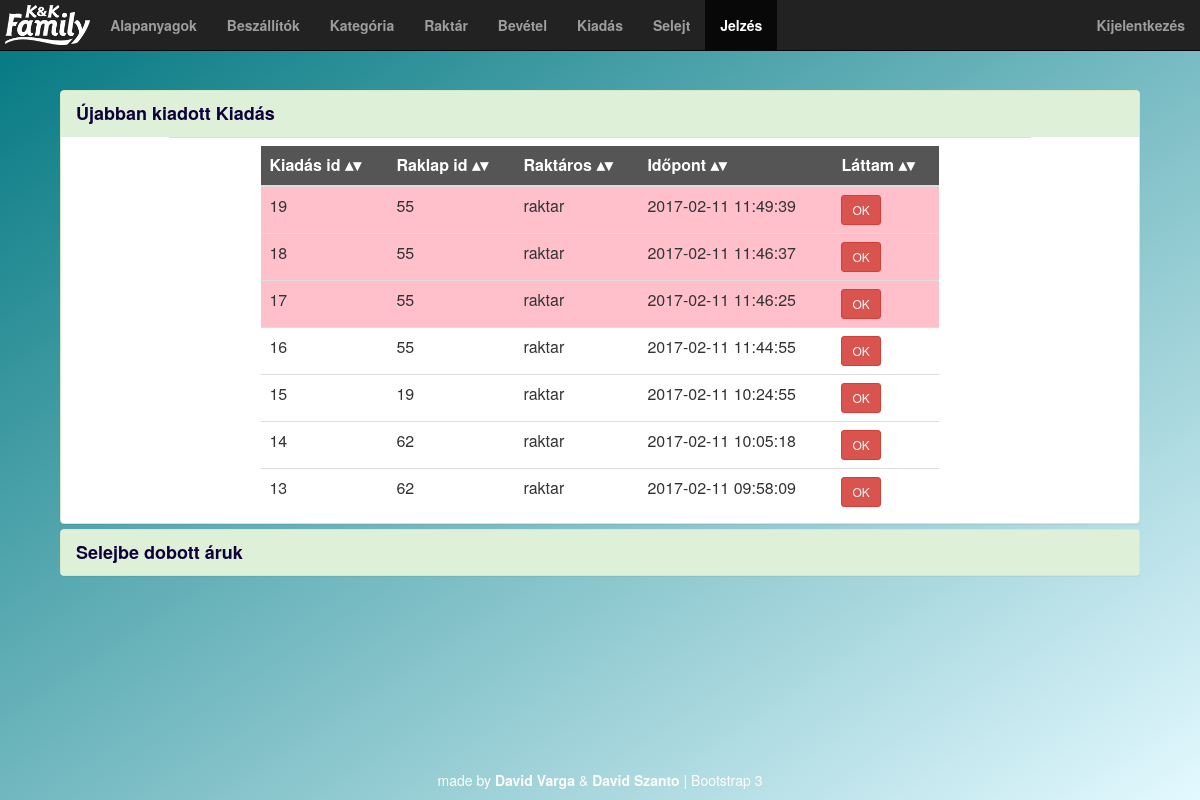
Page /admin/alert.php on the committed database.
### tables this page shows
CREATE TABLE `alert` (
  `id` int(11) NOT NULL,
  `type` varchar(20) NOT NULL,
  `param` varchar(100) NOT NULL,
  `param2` varchar(100) NOT NULL,
  `time` timestamp NOT NULL DEFAULT CURRENT_TIMESTAMP,
  `user_id` int(11) NOT NULL,
  `seen` tinyint(1) NOT NULL DEFAULT '0',
  `deleted` tinyint(1) NOT NULL DEFAULT '0'
);

CREATE TABLE `user` (
  `id` int(11) NOT NULL,
  `name` varchar(50) NOT NULL,
  `password` varchar(50) NOT NULL,
  `type` int(11) NOT NULL,
  `deleted` tinyint(1) NOT NULL DEFAULT '0'
);

### helper/contentgenerator.php (the view, shortened to what this page needs)
<?php
function alertOutput(){
	$mysqli = connect();
	$results = $mysqli->query("SELECT a.id, a.type, a.param, a.param2, a.time, u.name, a.seen from alert a, user u where u.id = a.user_id and a.deleted = false and a.type='output' order by time desc ");
	print '<table class="table table-hover sortable">';
	print '<thead>';
	print '<tr>';
	print '<th>Kiadás id</th>';
	print '<th>Raklap id</th>';
	print '<th>Raktáros</th>';
	print '<th>Időpont</th>';
	print '<th>Láttam</th>';
	print '</tr>';
	print '</thead>';
	while($row = $results->fetch_assoc()) {
		print '<tr';
		if($row["seen"] == '0' ){
			print " class='unseen' ";
		}
		print '>';
		print '<td>'.$row["param"].'</td>';
		print '<td>'.$row["param2"].'</td>';
		print '<td>'.$row["name"].'</td>';
		print '<td>'.$row["time"].'</td>';
		print '<td><button class="btn btn-sm btn-danger" onclick="updateAlert('.$row["id"].')">OK</button></td>';
		print '</tr>';
	}
	print '</table>';
}
?>

### css/styles.css (style rules this page uses)
body { background: red; background: -webkit-linear-gradient(left top, #00767F, #E3F9FF); background: -o-linear-gradient(bottom right, #00767F, #E3F9FF); background: -moz-linear-gradient(bottom right, #00767F, #E3F9FF); background: linear-gradient(to bottom right, #00767F, #E3F9FF); background-repeat: no-repeat; padding-top: 70px; }
.table { background-color: white; float: none; margin: 0 auto; width: 80%; }
thead { background-color: #555555; text-align:center; color:white; }
table.sortable th:not(.sorttable_sorted):not(.sorttable_sorted_reverse):not(.sorttable_nosort):after { content: " \25B4\25BE" }
.unseen { background-color:pink; }

### rows in the picture
alert: param "19", param2 "55", user.name "raktar", time "2017-02-11 11:49:39"
alert: param "18", param2 "55", user.name "raktar", time "2017-02-11 11:46:37"
alert: param "17", param2 "55", user.name "raktar", time "2017-02-11 11:46:25"
alert: param "16", param2 "55", user.name "raktar", time "2017-02-11 11:44:55"
alert: param "15", param2 "19", user.name "raktar", time "2017-02-11 10:24:55"
alert: param "14", param2 "62", user.name "raktar", time "2017-02-11 10:05:18"
alert: param "13", param2 "62", user.name "raktar", time "2017-02-11 09:58:09"
